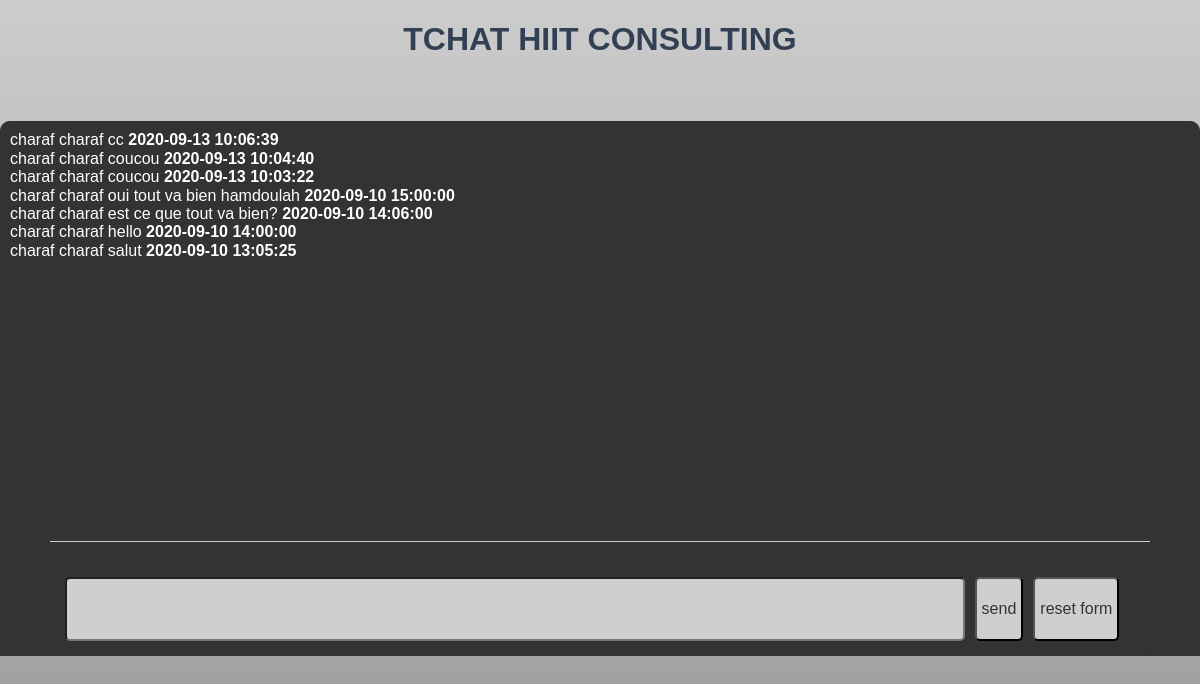
Page /ancmessage.php?idr=20 (signed in) on the committed database.
### tables this page shows
CREATE TABLE `message` (
  `idMessage` int(11) NOT NULL AUTO_INCREMENT,
  `message` varchar(255) DEFAULT NULL,
  `idRecipient` int(11) DEFAULT NULL,
  `idSender` int(11) DEFAULT NULL,
  `date` datetime DEFAULT NULL,
  PRIMARY KEY (`idMessage`)
);

CREATE TABLE `users` (
  `idUser` int(11) NOT NULL AUTO_INCREMENT,
  `userName` varchar(20) DEFAULT NULL,
  `password` varchar(255) DEFAULT NULL,
  `firstName` varchar(20) DEFAULT NULL,
  `lastName` varchar(20) DEFAULT NULL,
  `lastTime` datetime NOT NULL,
  PRIMARY KEY (`idUser`)
);

### script/functions.php (called while the page is built, shortened)
<?php
function ancmessagerie($db, $ids,$idr){
	$req=$db->prepare('SELECT * FROM message, users WHERE (message.idSender=users.idUser OR message.idRecipient=users.idUser)
AND ((idRecipient =:ids AND idSender= :idr) OR  (idRecipient =:idr AND idSender= :ids)) GROUP BY idMessage ORDER BY date  DESC');
	$req->bindparam(":ids",$ids);
	$req->bindparam(":idr",$idr);
	$req->execute();
	$data = $req->fetchAll();
	return $data;
}
?>

### ancmessage.php (the view, shortened to what this page needs)
<?php
require_once('script/functions.php');
$db = db_connect();
$idrecipient=$_GET['idr'];
?>
<!DOCTYPE html>
<html>
<head>
<link href="style/reset.css" rel="stylesheet">
<link href="style/style.css" rel="stylesheet">
</head>
<body>
<header>
<h1>Tchat HIIT Consulting</h1>
</header>
 <main id="mainview">
            <div id="worldUser">
            <div id="wordviewer">
        <?php
		$data = ancmessagerie($db, $_SESSION['id'], $idrecipient);
		foreach ($data as $nb_data){ ?>
		<?php echo $nb_data['firstName']." ".$nb_data['lastName']." ".$nb_data['message']."<strong> ". $nb_data['date']."</strong><br/>";
		}?>
            </div>
</main>
			<div id="msgConsole">
        <div id="emoji">
		</div>
            <div id="console">
                <form action="inc/writeDataPr.php" method="post" id="frmwrite" name="frmwrite">
                <input type="textarea" rows="5" cols="50" minlength="1" maxlength="300" id="zonetxt" name="zonetxt" class="frminput" value=""></textarea>
                <input type="submit" name="sendit" id="sendit" value="send" onclick="verif(frmwrite);">
                <input type="reset" name="resetit" id="resetit" value="reset form">
                </form>
                </div>
        </div>
</body>
</html>

### style/style.css (style rules this page uses)
body { height:100vh; font-family: Arial, Helvetica, sans-serif; background: linear-gradient( #ccc, #999); color:#fff; }
header { text-align: center; color:#324055; text-transform: uppercase; font-weight: 700; font-size: 1em; height:100px; width:100%; margin:auto; }
input { padding:5px; background-color: #cfcfcf; color:#333; border:1px solid:ccc;; border-radius: 5px; margin:5px; }
#mainview { width:100% display:flex; justify-content:stretch; background-color: #333; border-radius: 10px 10px 0 0; }
#worldUser { display:flex; margin:auto; }
#wordviewer { border-radius: 10px 10px 0 0; margin:auto; width:100%; height:400px; background-color: #333; color:#fff; overflow:auto; vertical-align: bottom; padding:10px; }
#msgConsole { margin:auto; width:100%; background-color: #333; }
#emoji { display:flex; justify-content: space-around; flex-wrap: wrap; align-items: stretch; margin: auto; width: 90%; color:#ccc; border-top:1px solid #ccc; padding: 10px; background-color:#333; height:50%; overflow:auto; }
#console { justify-content: stretch; margin:auto; padding:10px; width:90%; background-color: #333; border-radius: 0 0 10px 0; height:100%; }
#frmwrite { display:flex; align-items: stretch; justify-content: stretch; flex-wrap: wrap; }
#zonetxt { margin-left:5px; height:50px; color:#555; width:82%; }

### rows in the picture
message: users.firstName "charaf", users.lastName "charaf", message "cc", date "2020-09-13 10:06:39"
message: users.firstName "charaf", users.lastName "charaf", message "coucou", date "2020-09-13 10:04:40"
message: users.firstName "charaf", users.lastName "charaf", message "coucou", date "2020-09-13 10:03:22"
message: users.firstName "charaf", users.lastName "charaf", message "oui tout va bien hamdoulah", date "2020-09-10 15:00:00"
message: users.firstName "charaf", users.lastName "charaf", message "est ce que tout va bien?", date "2020-09-10 14:06:00"
message: users.firstName "charaf", users.lastName "charaf", message "hello", date "2020-09-10 14:00:00"
message: users.firstName "charaf", users.lastName "charaf", message "salut", date "2020-09-10 13:05:25"
